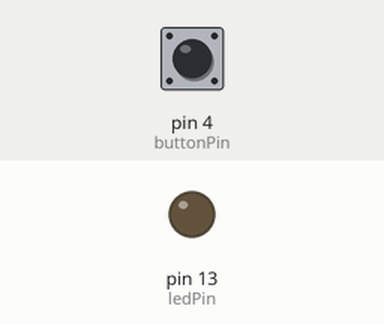
A sketch run on a simulated Arduino Uno, built with avr-gcc and run on an emulated ATmega328P. Parts: output pins drawn as LEDs (lit = HIGH). Inputs (shaded band) come from the test bench; at power-on: pin 4 (buttonPin) LOW. What the sketch prints to the serial monitor is not drawn.

Above: at 1.2 s.
1.3 s: pin 4 (buttonPin) pulled HIGH for 0.15 s
At 1.37 s:
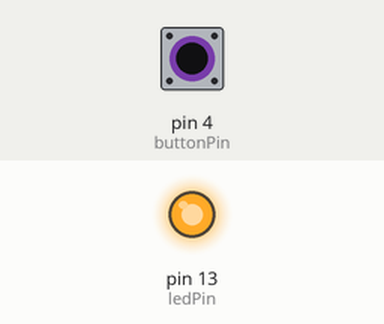
2.9 s: pin 4 (buttonPin) pulled HIGH for 3.2 s
At 6.5 s:
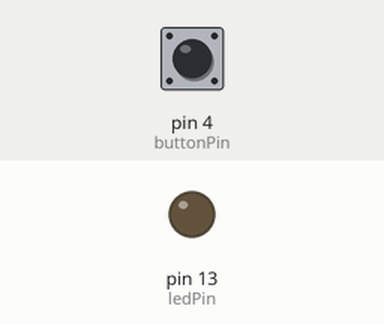
Timing chart, 0 to 8.0 s (numbered marks = the images above; inputs shaded):
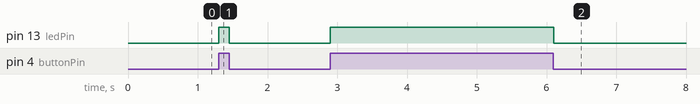

Measured:
- after the input at 1.3 s, pin 13 (ledPin): LOW → HIGH at once, → LOW 0.15 s later
- after the input at 2.9 s, pin 13 (ledPin): LOW → HIGH at once, → LOW 3.2 s later

The sketch:

cc_week5_hw.ino
```cpp
// constants won't change. They're used here to
// set pin numbers:
const int buttonPin = 4;     // the number of the pushbutton pin
const int ledPin =  13;      // the number of the LED pin

// variables will change:
int buttonState = 0;         // variable for reading the pushbutton status

void setup() {
  // initialize the LED pin as an output:
  pinMode(ledPin, OUTPUT);
  // initialize the pushbutton pin as an input:
  pinMode(buttonPin, INPUT);
  Serial.begin(9600);
}

void loop() {
  // read the state of the pushbutton value:
  buttonState = digitalRead(4);
  Serial.print(buttonState);
  // check if the pushbutton is pressed.
  // if it is, the buttonState is HIGH:
  if (buttonState == 1) {
    // turn LED on:
    digitalWrite(ledPin, HIGH);

  } else {
    // turn LED off:
    digitalWrite(ledPin, LOW);
  }
}
```
